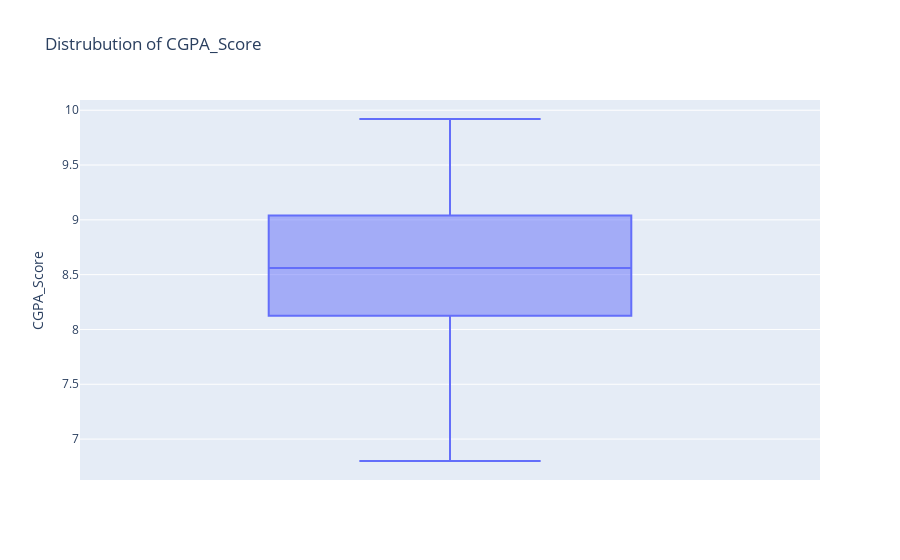

Notebook code for this chart:
### Code cell
fig = px.box(df,y="CGPA_Score",title=f"Distrubution of CGPA_Score")
fig.show()

### Figure 1 — Plotly figure (JSON) as saved in the notebook; plotly's stock layout.template omitted (floating-point values rounded to 4 significant figures; data arrays with more than 128 entries replaced by an {"elided": "..."} marker saying what was removed)
{"data": [{"alignmentgroup": "True", "hovertemplate": "CGPA_Score=%{y}<extra></extra>", "legendgroup": "", "marker": {"color": "#636efa"}, "name": "", "notched": false, "offsetgroup": "", "orientation": "v", "showlegend": false, "type": "box", "x0": " ", "xaxis": "x", "y": {"elided": "500 float values"}, "y0": " ", "yaxis": "y"}], "layout": {"boxmode": "group", "legend": {"tracegroupgap": 0}, "title": {"text": "Distrubution of CGPA_Score"}, "xaxis": {"anchor": "y", "domain": [0, 1]}, "yaxis": {"anchor": "x", "domain": [0, 1], "title": {"text": "CGPA_Score"}}}}
